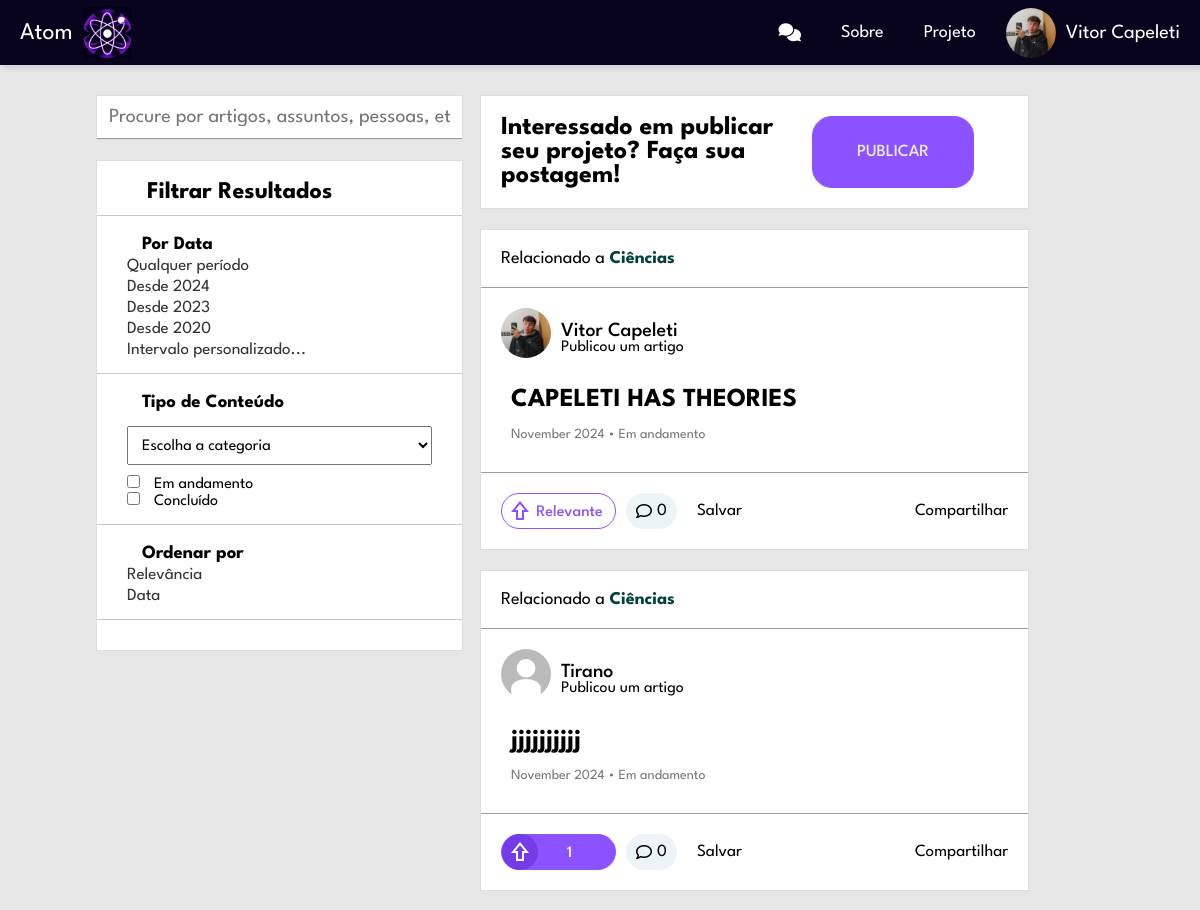
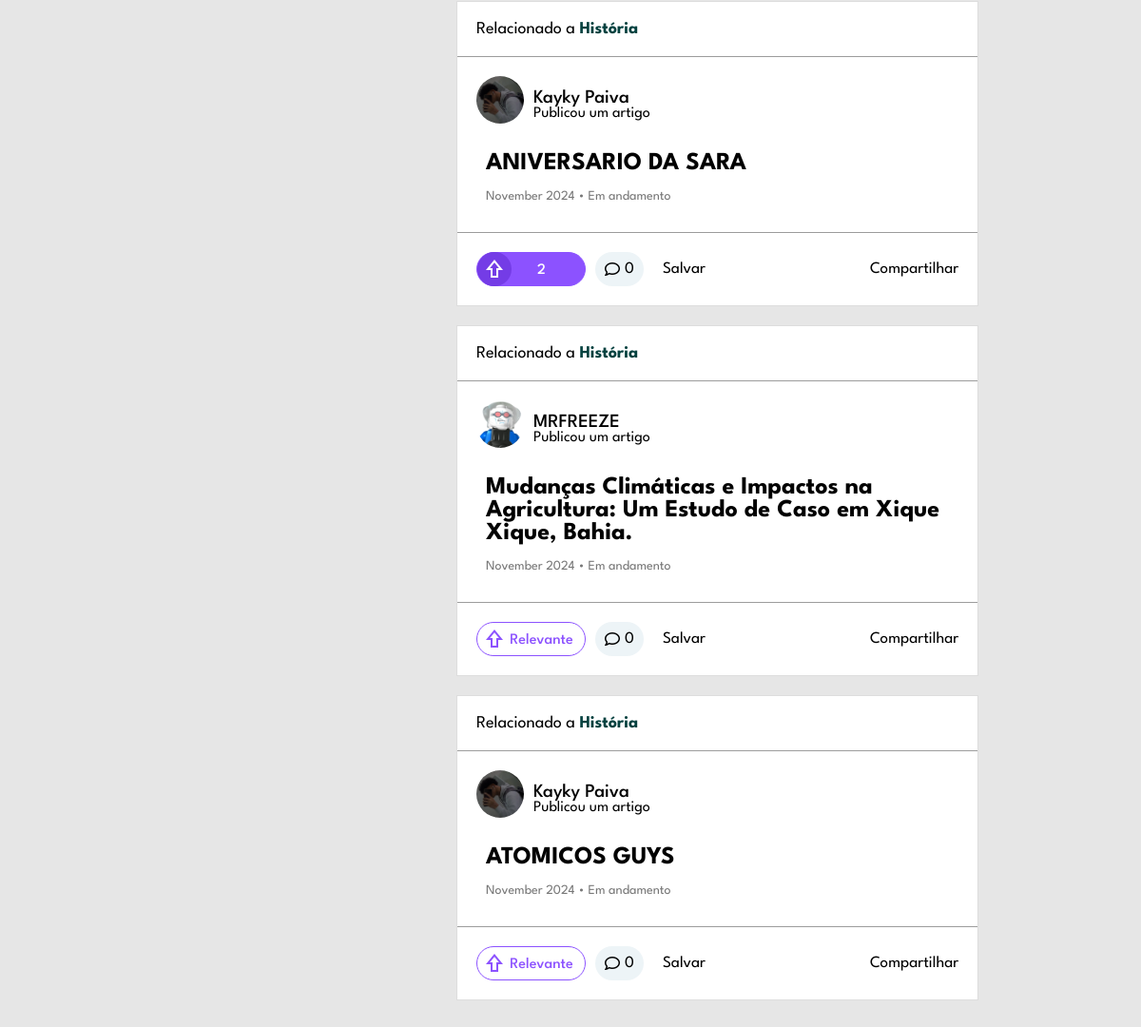
The app's page /view/home.php (signed in) with its own data (2 pictures, top to bottom).
### tables this page shows
CREATE TABLE `artigo` (
  `ART_INT_ID` int(11) NOT NULL,
  `ART_VAR_TITULO` varchar(250) NOT NULL,
  `ART_VAR_DESCRICAO` varchar(2000) NOT NULL,
  `ART_VAR_CATEGORIA` varchar(50) NOT NULL,
  `ART_VAR_STATUS` varchar(12) NOT NULL,
  `ART_VAR_ARQUIVO` varchar(500) NOT NULL,
  `USU_INT_ID` int(11) NOT NULL,
  `ART_DAT_POSTAGEM` datetime DEFAULT current_timestamp()
);

CREATE TABLE `usuario` (
  `USU_INT_ID` int(11) NOT NULL,
  `USU_VAR_NAME` varchar(50) NOT NULL,
  `USU_VAR_EMAIL` varchar(100) NOT NULL,
  `USU_VAR_PASSWORD` varchar(255) NOT NULL,
  `USU_VAR_IMGPERFIL` varchar(255) DEFAULT NULL,
  `USU_VAR_IMGBACK` varchar(255) DEFAULT NULL,
  `USU_VAR_DESC` varchar(255) DEFAULT NULL,
  `USU_VAR_CIDADE` varchar(50) DEFAULT NULL,
  `USU_VAR_OCUPACAO` varchar(50) DEFAULT NULL
);

### view/php/ObterOuCriarToken.php (called while the page is built)
<?php
function obterOuCriarToken($conection, $tipo, $id) {
    if ($tipo === 'usuario') {
        $tabela = 'tokens_usuario';
        $colunaId = 'USU_INT_ID';
        $colunaToken = 'TOK_USU_VAR_TOK';
    } elseif ($tipo === 'artigo') {
        $tabela = 'tokens_artigo';
        $colunaId = 'ART_INT_ID';
        $colunaToken = 'TOK_ART_VAR_TOK';
    } elseif ($tipo === 'conversa') {
        $tabela = 'tokens_conversa';
        $colunaId = 'CONV_INT_ID';
        $colunaToken = 'TOK_CON_VAR_TOK';
        } else {
        throw new Exception("Tipo de token inválido.");
    }
    $queryToken = "SELECT $colunaToken FROM $tabela WHERE $colunaId = $id";
    $resultToken = mysqli_query($conection, $queryToken);
    if ($resultToken && mysqli_num_rows($resultToken) > 0) {
        $tokenData = mysqli_fetch_assoc($resultToken);
        return $tokenData[$colunaToken];
    } else {
        $token = bin2hex(random_bytes(16));
        $queryInsertToken = "INSERT INTO $tabela ($colunaToken, $colunaId) VALUES ('$token', $id)";
        mysqli_query($conection, $queryInsertToken);
        return $token;
    }
}
?>

### view/php/carregar_artigos.php (the view, shortened to what this page needs)
<?php
require_once('conection.php');
$userId = $_SESSION['id'];
function carregarArtigos($conection, $userId) {
    $query = "SELECT a.ART_VAR_TITULO, a.ART_VAR_DESCRICAO, a.ART_VAR_CATEGORIA, a.ART_VAR_STATUS, a.ART_DAT_POSTAGEM,
                     u.USU_VAR_NAME, u.USU_VAR_IMGPERFIL, a.USU_INT_ID, a.ART_INT_ID,
                     (SELECT COUNT(*) FROM comentario WHERE ART_INT_ID = a.ART_INT_ID) AS num_comentarios,
                     (SELECT COUNT(*) FROM upvote WHERE UP_ART_INT_ID = a.ART_INT_ID) AS num_likes,
                     (SELECT COUNT(*) FROM upvote WHERE UP_USU_INT_ID = $userId AND UP_ART_INT_ID = a.ART_INT_ID) AS user_liked,
                     (SELECT COUNT(*) FROM salvar WHERE USU_INT_ID = $userId AND ART_INT_ID = a.ART_INT_ID) AS user_saved
              FROM artigo a
              JOIN usuario u ON a.USU_INT_ID = u.USU_INT_ID
              ORDER BY a.ART_DAT_POSTAGEM DESC";
    $resultado = mysqli_query($conection, $query);
    if ($resultado && mysqli_num_rows($resultado) > 0) {
        while ($artigo = mysqli_fetch_assoc($resultado)) {
            $titulo = $artigo['ART_VAR_TITULO'];
            $categoria = $artigo['ART_VAR_CATEGORIA'];
            $status = $artigo['ART_VAR_STATUS'];
            $dataPostagem = $artigo['ART_DAT_POSTAGEM'];
            $nomeUsuario = $artigo['USU_VAR_NAME'];
            $idUsuario = $artigo['USU_INT_ID'];
            $idArtigo = $artigo['ART_INT_ID'];
            $numComentarios = $artigo['num_comentarios'];
            $numLikes = $artigo['num_likes'];
            $userLiked = $artigo['user_liked'];
            $userSaved = $artigo['user_saved'];
            require_once('ObterOuCriarToken.php');
            $tokenUser = obterOuCriarToken($conection, 'usuario', $idUsuario);
            $tokenArtigo = obterOuCriarToken($conection, 'artigo', $idArtigo);
            $fotoPerfil = $artigo['USU_VAR_IMGPERFIL'];
            if (empty($fotoPerfil)) {
                $fotoPerfil = '../view/img/user.jpg';
            }
            $dataFormatada = strftime('%B %Y', strtotime($dataPostagem));
            $dataFormatada = ucfirst($dataFormatada);
            $likeButtonClass = $userLiked > 0 ? 'liked' : '';
            $likeButtonText = $userLiked > 0 ? "$numLikes" : "Relevante";
            $saveButtonText = $userSaved > 0 ? 'Em biblioteca' : 'Salvar';
            $saveButtonClass = $userSaved > 0 ? 'saved' : '';
            echo "
    <div class='bloco'>
        <div class='bloco-top'>
            <p>Relacionado a <strong>$categoria</strong></p>
        </div>
        <div class='bloco-mid'>
            <div class='cabecalho'>
                <a href='perfil.php?token=$tokenUser'>
                    <div class='foto1 user'>
                        <img src='$fotoPerfil' alt='Foto de perfil' class='user-photo'>
                    </div>
                </a>
                <div class='profile-artigo'>
                    <a href='perfil.php?token=$tokenUser'>
                        <div class='nome'>$nomeUsuario</div>
                    </a>
                    <p>Publicou um artigo</p>
                </div>
            </div>
            <div class='conteudo'>
                 <a href='artigo.php?token=$tokenArtigo'>$titulo</a>
                <br><br>
                <span>$dataFormatada &#8226; $status</span>
            </div>
        </div>
        <div class='bloco-bot'>
            <div class='rodape'>
                <div class='rod'>
                    <button class='relevante $likeButtonClass' onclick='toggleLike(this, $idArtigo)' data-article-id='$idArtigo'>
                        <span class='material-symbols-outlined like-icon'>shift</span>
                        <span class='like-count'>$likeButtonText</span>
                    </button>
                    <button id='goToComments' class='comentarios' onclick=\"window.location.href='artigo.php?token=$tokenArtigo#comments';\">
                        <i class='fa-regular fa-comment'></i>$numComentarios
                    </button>
                    <button class='botoes Salvar $saveButtonClass' data-artigo-id='$idArtigo'>$saveButtonText</button>
                </div>
                <div class='ape'>
                    <button class='openCompartilhar botoes' data-token-artigo='$tokenArtigo'>Compartilhar</button>
                </div>
            </div>
        </div>
    </div>";
        }
    } else {
        echo "<div class='bloco'><h1 style='padding: 20px;'>Nenhum artigo encontrado. Seja o primeiro a fazer uma publicação.</h1></div>";
    }
}
carregarArtigos($conection, $userId);
?>

### view/css/home.css (style rules this page uses)
:root { --font-family-primary:"League Spartan", sans-serif; --primary-color: #a800c4; --secondary-color: #8c52ff; }
* { margin: 0; padding: 0; font-family: var(--font-family-primary); }
body { min-height: 100vh; background-color: #e6e6e6; }
.bloco { background-color: #fff; border: 1px solid #ddd; width: 95%; display: flex; flex-direction: column; margin-bottom: 20px; }
.bloco-top { border-bottom: 1px solid rgb(156, 156, 156); padding: 20px; font-size: 18px; display: flex; }
.bloco-top strong { color: #02413F; cursor: pointer; }
.bloco-mid { padding: 20px; }
.cabecalho { display: flex; width: 100%; margin-bottom: 10px; }
.foto1 { width: 50px; height: 50px; overflow: hidden; }
.foto1 img { width: 50px; height: 50px; border-radius: 50%; object-fit: cover; }
.user { width: 60px; height: 60px; }
.profile-artigo { width: 100%; display: flex; flex-direction: column; justify-content: center; }
.nome { font-size: 20px; font-style: normal; font-weight: 500; cursor: pointer; }
.cabecalho a { text-decoration: none; color: inherit; }
.conteudo { padding: 10px; }
.conteudo a { font-size: 26px; font-weight: 700; cursor: pointer; text-decoration: none; color: inherit; }
.conteudo span { font-size: 14px; color: #777; }
.bloco-bot { border-top: 1px solid rgb(156, 156, 156); padding: 20px; display: flex; }
.rodape { width: 100%; display: flex; }
.rod { width: 50%; display: flex; align-items: center; justify-content: flex-start; }
.rod button { margin-right: 10px; }
.ape { width: 50%; display: flex; align-items: center; justify-content: flex-end; }
.relevante { background-color: #fff; border-radius: 20px; border: #8c52ff 1px solid; display: inline-flex; align-items: center; color: #8c52ff; font-size: 17px; font-weight: 500; cursor: pointer; padding: 5px; transition: background-color 0.19s ease-in-out; margin-right: 10px; width: 115px; height: 36px; position: relative; outline: none; }
.relevante.liked { background-color: #8c52ff; color: #fff; border-color: #8c52ff; }
.relevante .like-icon { background-color: transparent; border-radius: 50%; padding: 6px; transition: background-color 0.19s ease-in-out; position: absolute; left: 0px; }
.relevante.liked .like-icon { background-color: #743ce6; color: #fff; }
.relevante .like-count { margin-top: 3px; margin-left: 22px; display: inline-flex; align-items: center; justify-content: center; width: 100%; font-size: 16px; font-weight: 500; }
.comentarios { background-color: #edf4f7; border-radius: 20px; border: none; display: inline-flex; color: #000000; font-size: 17px; cursor: pointer; padding: 10px; }
.comentarios i { margin-right: 5px; font-size: 16px; }
.botoes { font-size: 17px; background-color: #fff; border-radius: 20px; border: none; cursor: pointer; margin-left: 10px; }

### records on screen
artigo: ART_VAR_CATEGORIA "Ciências", USU_INT_ID.USU_VAR_IMGPERFIL (picture), USU_INT_ID.USU_VAR_NAME "Vitor Capeleti", ART_VAR_TITULO "CAPELETI HAS THEORIES", ART_DAT_POSTAGEM "November 2024", ART_VAR_STATUS "Em andamento", likeButtonText "Relevante", numComentarios "0", saveButtonText "Salvar"
artigo: ART_VAR_CATEGORIA "Ciências", shows a picture, USU_INT_ID.USU_VAR_NAME "Tirano", ART_VAR_TITULO "jjjjjjjjjj", ART_DAT_POSTAGEM "November 2024", ART_VAR_STATUS "Em andamento", likeButtonText "1", numComentarios "0", saveButtonText "Salvar"
artigo: ART_VAR_CATEGORIA "História", USU_INT_ID.USU_VAR_IMGPERFIL (picture), USU_INT_ID.USU_VAR_NAME "Kayky Paiva", ART_VAR_TITULO "ANIVERSARIO DA SARA", ART_DAT_POSTAGEM "November 2024", ART_VAR_STATUS "Em andamento", likeButtonText "2", numComentarios "0", saveButtonText "Salvar"
artigo: ART_VAR_CATEGORIA "História", USU_INT_ID.USU_VAR_IMGPERFIL (picture), USU_INT_ID.USU_VAR_NAME "MRFREEZE", ART_VAR_TITULO "Mudanças Climáticas e Impactos na Agricultura: Um Estudo de Caso em Xique Xique, Bahia.", ART_DAT_POSTAGEM "November 2024", ART_VAR_STATUS "Em andamento", likeButtonText "Relevante", numComentarios "0", saveButtonText "Salvar"
artigo: ART_VAR_CATEGORIA "História", USU_INT_ID.USU_VAR_IMGPERFIL (picture), USU_INT_ID.USU_VAR_NAME "Kayky Paiva", ART_VAR_TITULO "ATOMICOS GUYS", ART_DAT_POSTAGEM "November 2024", ART_VAR_STATUS "Em andamento", likeButtonText "Relevante", numComentarios "0", saveButtonText "Salvar"

### other values on screen
$_SESSION['name'] "Vitor Capeleti"
